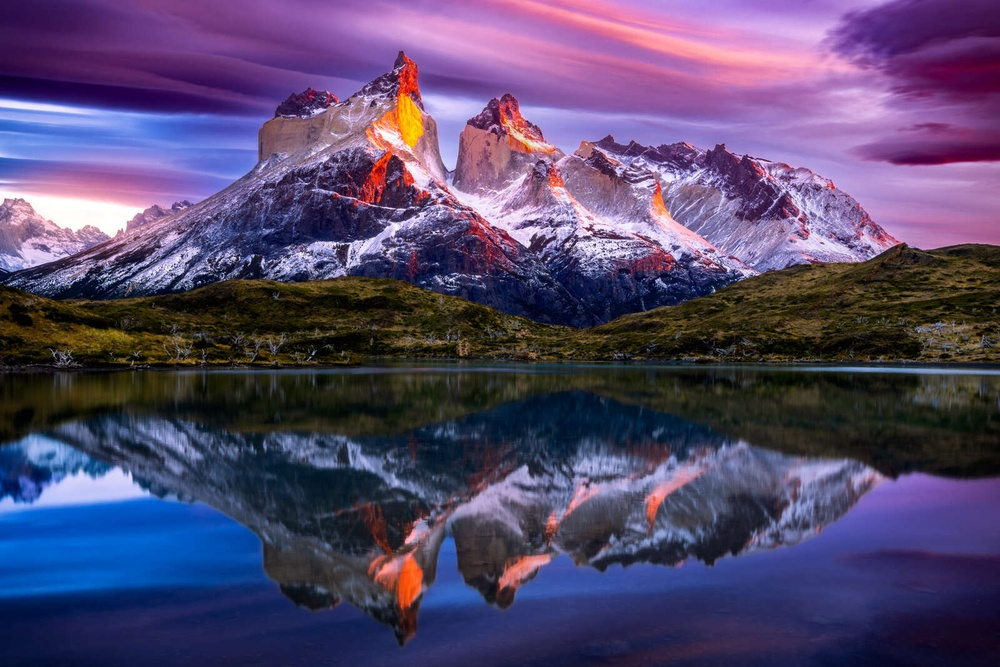
#> input picture Source for PE-20250718T112002Z-1-001/Source for PE/Image/high_res_image.jpg, 1000 x 667 px, shrunk from 1600 x 1067 before the run
$ jupyter execute Canny_Edge_Detection.ipynb
#> lines starting #> are read from the running program, lines starting #| are printed output that depends on the picture; after the words box and inside, x2 and y2 are one past the last pixel; in counts of white or black regions, pixels touching at a corner belong together
# 📚 Theory: Canny Edge Detection

Canny Edge Detection is a popular multi-stage algorithm developed by **John F. Canny**. It is widely used for detecting edges in images.

The process involves the following stages:

---

## 1️⃣ Noise Reduction

- Edge detection is **sensitive to noise**, so the first step is **smoothing the image**.
- Apply a **5x5 Gaussian filter** to reduce noise.
- This was covered in earlier chapters.

---

## 2️⃣ Finding Intensity Gradient of the Image

- Apply **Sobel filters** in both **horizontal (x)** and **vertical (y)** directions to get first derivatives:
  - $ G_x $: horizontal derivative
  - $ G_y $: vertical derivative


- Compute the **edge gradient magnitude** and **direction**:

$$
  \text{Gradient Magnitude: } G = \sqrt{G_x^2 + G_y^2}
$$

$$
  \text{Gradient Direction: } \theta = \tan^{-1}\left(\frac{G_y}{G_x}\right)
$$

- Gradient direction is always **perpendicular to edges** and is rounded to one of four angles:
  - Vertical
  - Horizontal
  - Diagonal (positive slope)
  - Diagonal (negative slope)
---

## 3️⃣ Non-Maximum Suppression

- Goal: **Thin out** the edges.
- For each pixel:
  - Check if it is a **local maximum** in its gradient direction.
  - If yes → keep it.
  - If no → suppress (set to 0).

### 🔍 Example:
If point A is on a vertical edge:
- Check the intensity of points B and C in the **gradient direction**.
- If A > B and A > C → retain it.
- Else → suppress it.

➡️ **Result:** A binary image with **thin edges**.

---

## 4️⃣ Hysteresis Thresholding

This step **decides which detected edges are real**.

- Requires two threshold values:
  - `minVal`: lower threshold
  - `maxVal`: upper threshold

### Rules:
- Pixels with gradient **> maxVal** → **sure-edge**
- Pixels with gradient **< minVal** → **discarded**
- Pixels **between minVal and maxVal**:
  - If **connected** to sure-edge → keep
  - Else → discard

### 🔍 Example:
- Edge A: above `maxVal` → keep
- Edge C: below `maxVal`, **connected to A** → keep
- Edge B: not connected to any strong edge → discard

➡️ This stage also removes **small noise** based on the assumption that **real edges are long and connected**.

---

## ✅ Final Result

After all these steps, we get a clean binary image showing **strong edges** only.

---

# ⚙️ Canny Edge Detection in OpenCV

OpenCV provides a ready-made function:

```python
cv.Canny(image, minVal, maxVal[, apertureSize[, L2gradient]])

### 📌 Parameters of `cv.Canny()`

- **`image`**: Input grayscale image.

- **`minVal`**: Lower threshold for edge detection.

- **`maxVal`**: Upper threshold for edge detection.

- **`apertureSize`** *(optional)*: Size of Sobel kernel.
  - Default value: `3`

- **`L2gradient`** *(optional)*:
  - If `True`: Uses the accurate gradient magnitude formula:
    $$
    \sqrt{G_x^2 + G_y^2}
    $$
  - If `False`: Uses the approximation:
    $$
    |G_x| + |G_y|
    $$
  - Default value: `False`

# 🧪 Example Code

[cell 1]
# Import Libraries
import cv2 as cv
import numpy as np
import matplotlib.pyplot as plt

# Load Image in Grayscale
img = cv.imread('Image/high_res_image.jpg', cv.IMREAD_GRAYSCALE)
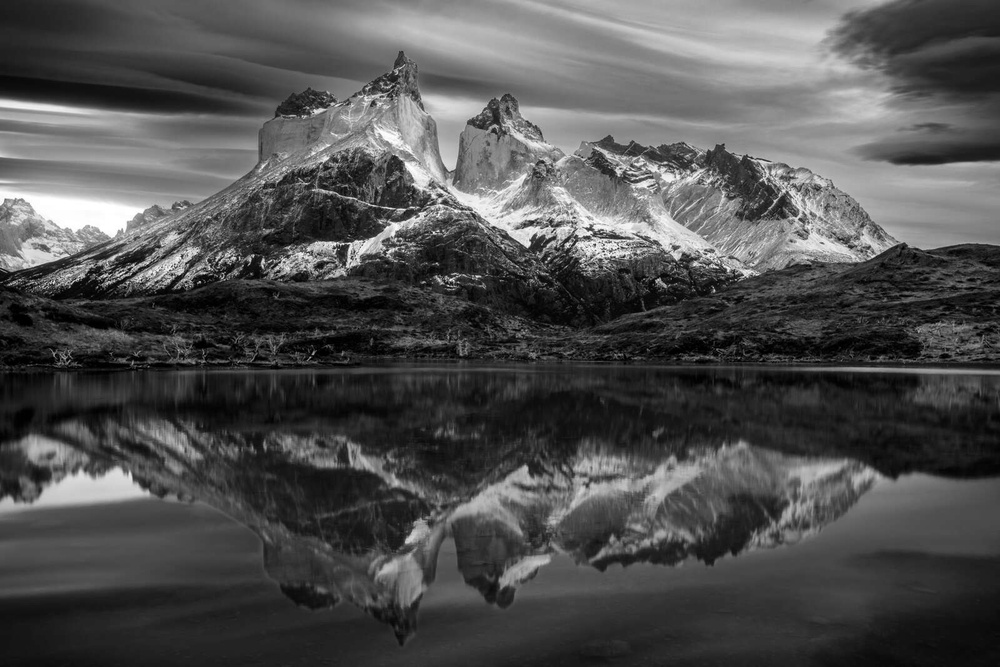
#> img: shape (667, 1000); min 0, max 255, mean 79.8
assert img is not None, "Image not found or unable to load."

# Gaussian Blur to Reduce Noise
blurred = cv.GaussianBlur(img, (5, 5), 0)
# Apply Canny Edge Detection
edges = cv.Canny(blurred, 100, 200)
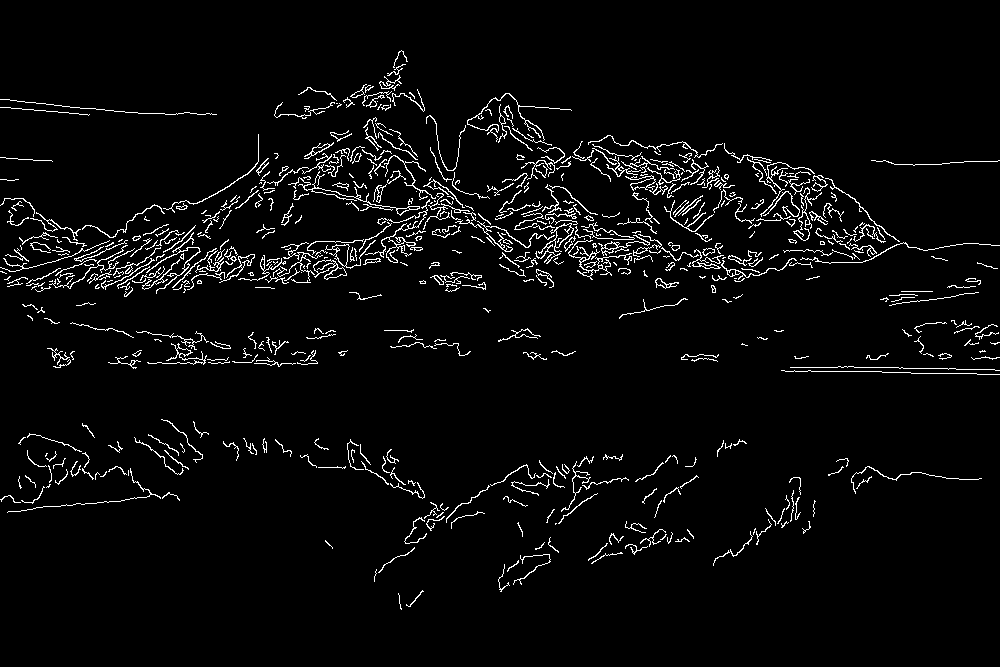
#> edges: shape (667, 1000); 3.8% white in thin lines or dots, all inside (x1, y1, x2, y2) = (0, 50, 1000, 610)

# Plot all three images
plt.figure(figsize=(15, 5))
plt.subplot(1, 3, 1)
plt.imshow(img, cmap='gray')
plt.title('Original Image')
plt.axis('off')

plt.subplot(1, 3, 2)
plt.imshow(blurred, cmap='gray')
plt.title('Gaussian Blur')
plt.axis('off')

plt.subplot(1, 3, 3)
plt.imshow(edges, cmap='gray')
plt.title('Canny Edges')
plt.axis('off')

plt.tight_layout()
plt.show()
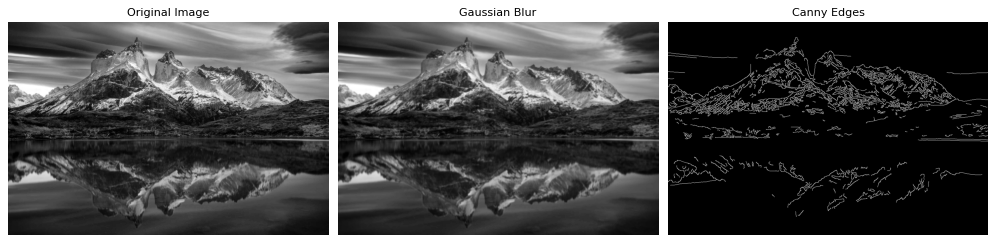
#> figure drawn by matplotlib, 3 panels

$ run again, with Source for PE-20250718T112002Z-1-001/Source for PE/Image/breath_taking_mountain.jpg copied over Source for PE-20250718T112002Z-1-001/Source for PE/Image/high_res_image.jpg
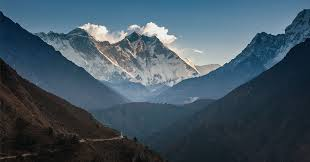
#> input picture Source for PE-20250718T112002Z-1-001/Source for PE/Image/breath_taking_mountain.jpg, 310 x 162 px
#> `edges = cv.Canny(blurred, 100, 200)`:
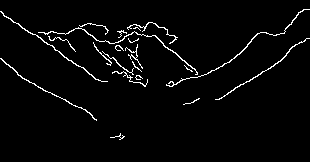
#> edges: shape (162, 310); 3% white in thin lines or dots, all inside (x1, y1, x2, y2) = (0, 9, 310, 140)
#> `plt.show()`:
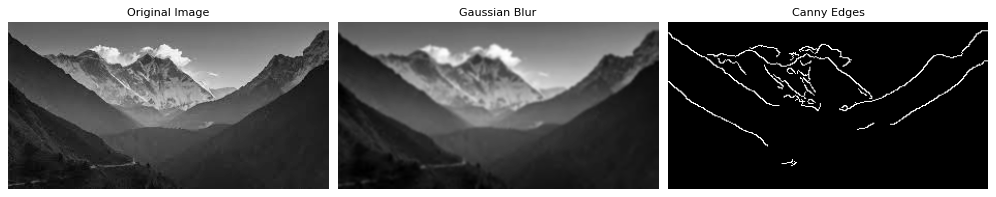
#> figure drawn by matplotlib, 3 panels

$ run again, with Source for PE-20250718T112002Z-1-001/Source for PE/Image/image.jpg copied over Source for PE-20250718T112002Z-1-001/Source for PE/Image/high_res_image.jpg
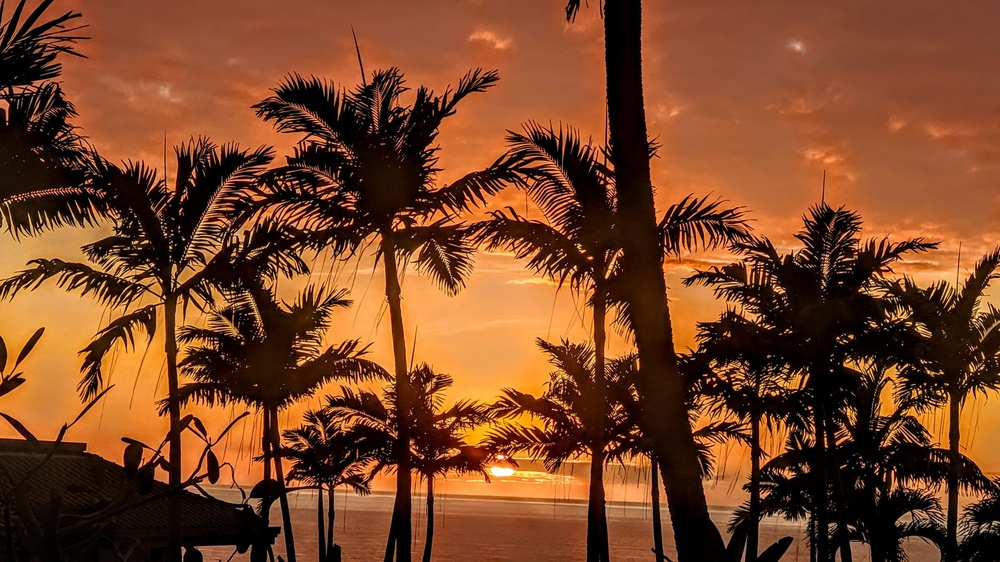
#> input picture Source for PE-20250718T112002Z-1-001/Source for PE/Image/image.jpg, 1000 x 562 px, shrunk from 1920 x 1080 before the run
#> `edges = cv.Canny(blurred, 100, 200)`:
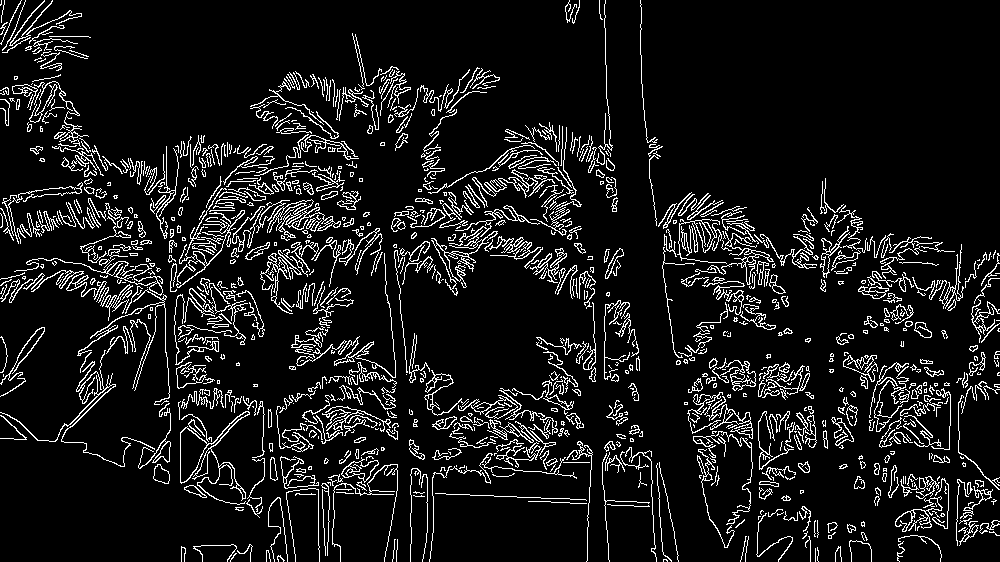
#> edges: shape (562, 1000); 9.4% white in thin lines or dots
#> `plt.show()`:
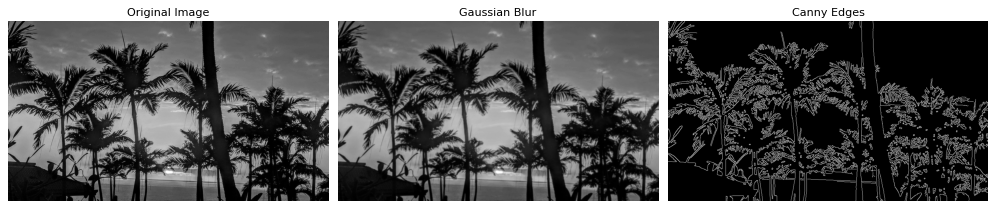
#> figure drawn by matplotlib, 3 panels
